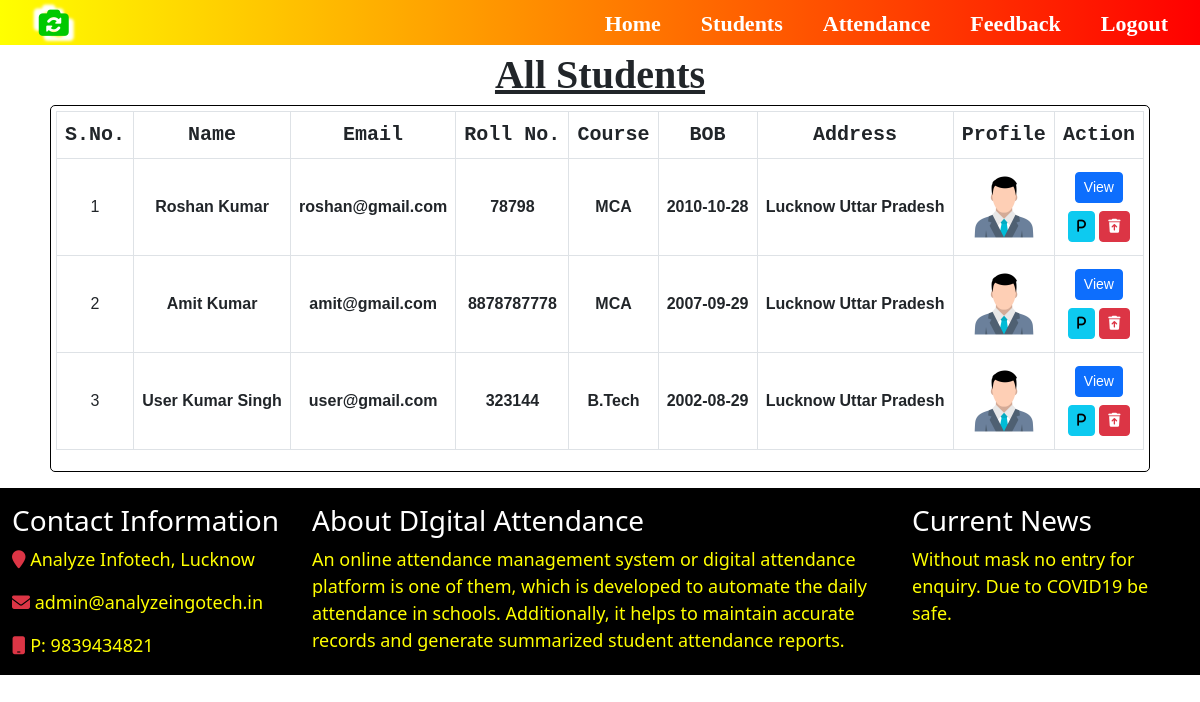
Screenshot of /view_students with the database file from the repository.
### attendance/models.py (models this page shows, shortened)
class Signup(models.Model):
    user=models.ForeignKey(User,on_delete=models.CASCADE)
    mobile = models.CharField(max_length=20,null=True)
    image = models.FileField(null=True)
    gender = models.CharField(max_length=10,null=True)
    dob = models.CharField(max_length=20,null=True)
    course = models.CharField(max_length=30,null=True)
    rno = models.CharField(max_length=30,null=True)
    address = models.CharField(max_length=50,null=True)

### attendance/views.py (the view)
# urls.py: path('view_students',view_students,name='view_students'),
def view_students(request):
    data = Signup.objects.all()
    data = data[::-1]
    d = {'data':data}
    return render(request,'view_students.html',d)

### attendance/templates/view_students.html (shortened to what this page needs)
<!DOCTYPE html>
<html lang="en">
<head>
    {% include 'admin_navigation.html' %}
</head>
<body>
    <div class="row m-auto justify-content-center">
        <div align="center" style="text-align: center;font-size: 40px;font-weight: bold;font-family: copperplate gothic;text-decoration: underline;">All Students</div>
        <div class="col-md-11" style="border: 1px solid black;border-radius: 5px;padding: 5px;">
            <table class="table table-bordered">
                <tr style="background: rgba(220, 220, 220, 0.795);text-align: center;font-size: 20px;font-family: 'Courier New', Courier, monospace;">
                    <th>S.No.</th>
                    <th>Name</th>
                    <th>Email</th>
                    <th>Roll No.</th>
                    <th>Course</th>
                    <th>BOB</th>
                    <th>Address</th>
                    <th>Profile</th>
                    <th>Action</th>
                </tr>
                {% for i in data %}
                <tr style="text-align: center;">
                    <td valign="middle">{{forloop.counter}}</td>
                    <th valign="middle">{{ i.user.first_name }} {{ i.user.last_name }}</th>
                    <th valign="middle">{{ i.user.username }}</th>
                    <th valign="middle">{{ i.rno }}</th>
                    <th valign="middle">{{ i.course }}</th>
                    <th valign="middle">{{ i.dob }}</th>
                    <th valign="middle">{{ i.address }}</th>
                    <th valign="middle"><img src="{{ i.image.url }}" height="80" alt=""></th>
                    <th valign="middle">
                        <a href="{% url 'student' i.user.id %}" class="btn btn-primary btn-sm">View</a><br>
                        <a href="{% url 'present_user' i.user.id %}" class="btn btn-info btn-sm mt-2" ><i class="fa-solid fa-p"></i></a>
                        <a href="{% url 'delete_user' i.user.id %}" class="btn btn-danger btn-sm mt-2" onclick="return confirm('Are you sure?')"><i class="fa-solid fa-trash-arrow-up"></i></a>
                    </th>
                </tr>
                {% endfor %}
            </table>
        </div>
    </div>
</body>
</html>
{% include 'footer.html' %}

### attendance/templates/admin_navigation.html (shortened to what this page needs)
<!DOCTYPE html>
<html>
<head>
<link href="https://cdn.jsdelivr.net/npm/bootstrap@5.3.0-alpha1/dist/css/bootstrap.min.css" rel="stylesheet">
<link rel="stylesheet" href="https://cdnjs.cloudflare.com/ajax/libs/font-awesome/6.2.1/css/all.min.css" />
    {% load static %}
</head>
<body>
<div class="row m-auto text-warning" style="background: linear-gradient(to right,yellow, red);">
    <div class="col-3 d-none d-md-block logoi">
      <i class="fa-solid fa-camera-rotate"></i>
    </div>
    <div class="col-9 d-none d-md-block">
      <ul class="list-group list-group-horizontal justify-content-end" style="margin-top: 7px;">
        <li class="menui"><a class="navigation-a" href="{% url 'admin_home' %}">Home</a></li>
        <li class="menui"><a class="navigation-a" href="{% url 'view_students' %}">Students</a></li>
        <li class="menui"><a class="navigation-a" href="{% url 'all_attendance' %}">Attendance</a></li>
        <li class="menui"><a class="navigation-a" href="{% url 'view_feedback' %}">Feedback</a></li>
        <li class="menui"><a class="navigation-a" href="{% url 'logout' %}">Logout</a></li>
      </ul>
    </div>
</div>
</body>
</html>

### attendance/templates/footer.html (shortened to what this page needs)
{% load static %}
<div class="mt-3" style="background-color: black; width:100% ;min-height:100px;max-height:1000px">
<div class="container-fluid">
    <div class="row">
        <div class="col-md-3 mt-3">
            <h3 class="text-white">Contact Information</h3>
            <p style="color:yellow; font-size: 18px"><i class="fa fa-map-marker text-danger"></i>   Analyze Infotech, Lucknow</p>
            <p style="color:yellow; font-size: 18px"><i class="fa fa-envelope text-danger"></i>   admin@analyzeingotech.in</p>
            <p style="color:yellow; font-size: 18px"><i class="fa fa-mobile text-danger"></i>   P:  9839434821</p>
        </div>
        <div class="col-md-6 mt-3">
        <h3 class="text-white">About DIgital Attendance</h3>
        <p style="color:yellow; font-size:18px">An online attendance management system or digital attendance platform is one of them, which is developed to automate the daily attendance in schools. Additionally, it helps to maintain accurate records and generate summarized student attendance reports.</p>
    </div>
    <div class="col-md-3 mt-3">
        <h3 class="text-white">Current News</h3>
        <marquee scrollamount="3" behavior="" direction="up">
        <p style="color:yellow; font-size:18px">Without mask no entry for enquiry. Due to COVID19 be safe.</p>
        </marquee>
    </div>
    </div>
</div>
</div>

### attendance/templates/admin_navigation.html (style rules this page uses)
* { margin: 0px; list-style: none; padding: 0px; }
.navigation-a { text-decoration: none; color: white; text-align: center; padding: 5px 20px; font-weight: bold; font-size: 22px; transition: all .5s; font-family:copperplate gothic; }
.logoi { padding-left: 35px; font-weight: bold; font-size: 30px; text-shadow: 5px 5px 3px white,-5px -5px 3px white; color: rgb(0, 201, 0); }

### attendance/templates/view_students.html (style rules this page uses)
body { background-image: url(https://easyroster.net/wp-content/uploads/2021/11/EasyRoster-attendance-management-system-scaled.jpg); background-size: 100% 100%; }
table { font-family: 'Trebuchet MS', 'Lucida Sans Unicode', 'Lucida Grande', 'Lucida Sans', Arial, sans-serif; background: rgba(255, 255, 255, 0.854); }

### rows the page displays
Signup: user.first_name "Roshan", user.last_name "Kumar", user.username "roshan@gmail.com", rno "78798", course "MCA", dob "2010-10-28", address "Lucknow Uttar Pradesh", image (picture)
Signup: user.first_name "Amit", user.last_name "Kumar", user.username "amit@gmail.com", rno "8878787778", course "MCA", dob "2007-09-29", address "Lucknow Uttar Pradesh", image (picture)
Signup: user.first_name "User Kumar", user.last_name "Singh", user.username "user@gmail.com", rno "323144", course "B.Tech", dob "2002-08-29", address "Lucknow Uttar Pradesh", image (picture)
